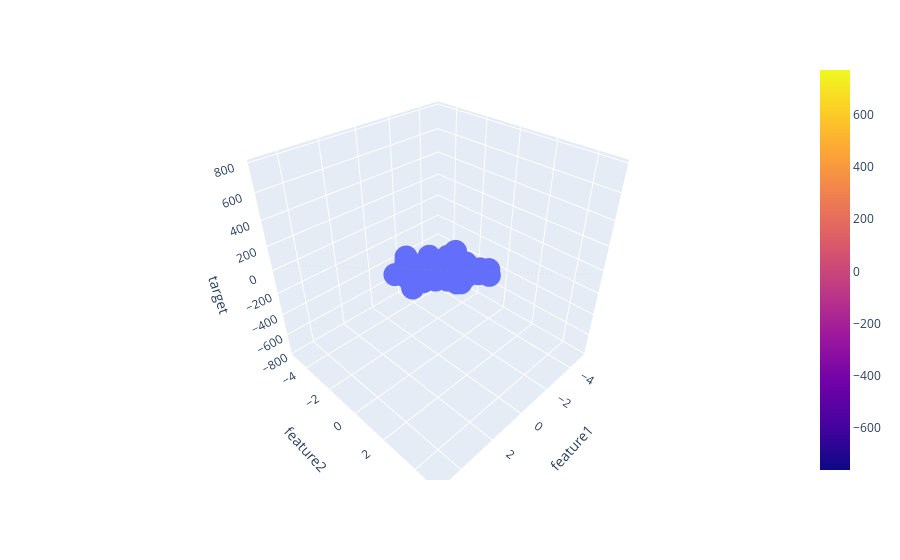

Notebook code for this chart:
### Code cell
x = np.linspace(-5, 5, 10)
y = np.linspace(-5, 5, 10)

xGrid, yGrid = np.meshgrid(x, y)

# CREATE final FIRST
final = np.vstack((
    xGrid.ravel(),
    yGrid.ravel()
)).T   # shape (100, 2)

# THEN predict
z_final = lr.predict(final).reshape(10, 10)
z = z_final

# Plot
fig = px.scatter_3d(df, x='feature1', y='feature2', z='target')
fig.add_trace(go.Surface(x=x, y=y, z=z))
fig.show()
